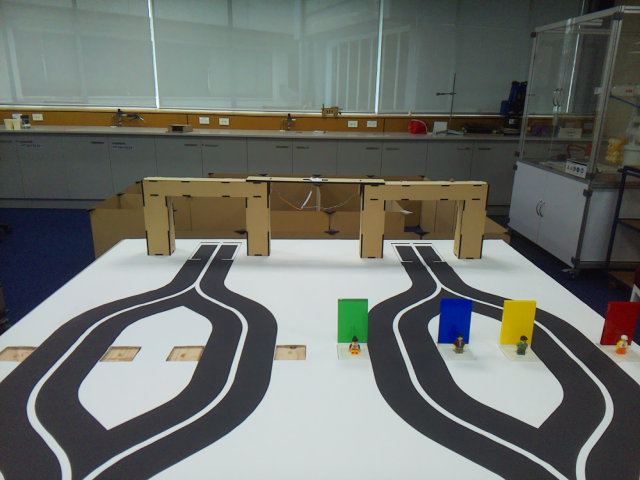
#> input picture LucaCittadini/MachineVisionPictures/picCamTow (5).png, 1280 x 960 px, found by its file name (shown at 1/2 size)
$ python -i MachineVisionMain.py   (imports and definitions only)
#> lines starting #> are read from the running program, lines starting #| are printed output that depends on the picture; after the words box and inside, x2 and y2 are one past the last pixel; in counts of white or black regions, pixels touching at a corner belong together
import cv2 as cv
import numpy as np


# TODO Need to make it capable of video stream

def MV() -> list[int]:
    image = cv.imread("c:/Users/LucaC/OneDrive/Documents/Visual Studio Code/University/Python/ENGMT280/picCamTow (5).png")
#> image is the input picture: shape (960, 1280, 3); mean B, G, R 106.5, 111.8, 108.5

    def rescaleFrame(frame, scale=0.50):
#> called with scale = 0.5
        width = int(frame.shape[1] * scale)
#> width = 640
        height = int(frame.shape[0] * scale)
#> height = 480

        dimensions = (width, height)
#> dimensions = (640, 480)

        return cv.resize(frame, dimensions, interpolation=cv.INTER_AREA)
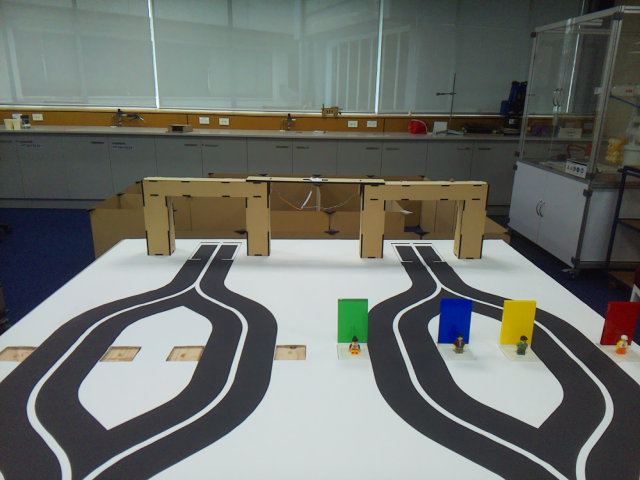
#> returned value: shape (480, 640, 3); mean of channels 0, 1, 2 106.6, 111.9, 108.6; drawn as B, G, R

    def nothing():
        pass

    rimage = rescaleFrame(image)
    # cv.imshow('Cam Tower 01', rimage)

    # S_mask = np.zeros((rimage.shape[0], rimage.shape[1], 3), dtype='uint8') # Very good
    S_mask = np.zeros((480, 640, 3), dtype='uint8')
    cv.namedWindow('Controls')
    cv.resizeWindow('Controls', 400, 500)

    cv.createTrackbar('H', 'Controls', 0, int(rimage.shape[0]), nothing)
    cv.createTrackbar('W', 'Controls', int(rimage.shape[1]), int(rimage.shape[1]), nothing)
    cv.createTrackbar('Find B', 'Controls', 0, 1, nothing)
    cv.createTrackbar('Find G', 'Controls', 0, 1, nothing)
    cv.createTrackbar('Find R', 'Controls', 0, 1, nothing)
    cv.createTrackbar('Find Y', 'Controls', 0, 1, nothing)


    cv.createTrackbar('Hue lower','Controls', 0, 180, nothing)
    cv.createTrackbar('Sat lower','Controls', 0, 255, nothing)
    cv.createTrackbar('Val lower','Controls', 0, 255, nothing)
    cv.createTrackbar('Hue higher','Controls', 180, 180, nothing)
    cv.createTrackbar('Sat higher','Controls', 255, 255, nothing)
    cv.createTrackbar('Val higher','Controls', 255, 255, nothing)

    while(True):
        # s = cv.getTrackbarPos('Switch','Controls')
        testH = cv.getTrackbarPos('H', 'Controls')
        testW = cv.getTrackbarPos('W', 'Controls')
        b = cv.getTrackbarPos('Find B','Controls')
        g = cv.getTrackbarPos('Find G','Controls')
        r = cv.getTrackbarPos('Find R','Controls')
        y = cv.getTrackbarPos('Find Y','Controls')

        if b == 1:
            cv.setTrackbarPos('Hue lower','Controls', 31)
            cv.setTrackbarPos('Sat lower','Controls', 219)
            cv.setTrackbarPos('Val lower','Controls', 87)
            cv.setTrackbarPos('Hue higher','Controls', 180)
            cv.setTrackbarPos('Sat higher','Controls', 255)
            cv.setTrackbarPos('Val higher','Controls', 255)
            cv.setTrackbarPos('Find B','Controls', 0)
        elif g == 1:
            cv.setTrackbarPos('Hue lower','Controls', 25)
            cv.setTrackbarPos('Sat lower','Controls', 146)
            cv.setTrackbarPos('Val lower','Controls', 86)
            cv.setTrackbarPos('Hue higher','Controls', 180)
            cv.setTrackbarPos('Sat higher','Controls', 216)
            cv.setTrackbarPos('Val higher','Controls', 212)
            cv.setTrackbarPos('Find G','Controls', 0)
        elif r == 1:
            cv.setTrackbarPos('Hue lower','Controls', 0)
            cv.setTrackbarPos('Sat lower','Controls', 207)
            cv.setTrackbarPos('Val lower','Controls', 50)
            cv.setTrackbarPos('Hue higher','Controls', 21)
            cv.setTrackbarPos('Sat higher','Controls', 255)
            cv.setTrackbarPos('Val higher','Controls', 255)
            cv.setTrackbarPos('Find R','Controls', 0)
        elif y == 1:
            cv.setTrackbarPos('Hue lower','Controls', 24)
            cv.setTrackbarPos('Sat lower','Controls', 65)
            cv.setTrackbarPos('Val lower','Controls', 145)
            cv.setTrackbarPos('Hue higher','Controls', 57)
            cv.setTrackbarPos('Sat higher','Controls', 255)
            cv.setTrackbarPos('Val higher','Controls', 230)
            cv.setTrackbarPos('Find Y','Controls', 0)
        else:
            hue_l = cv.getTrackbarPos('Hue lower','Controls')
            sat_l = cv.getTrackbarPos('Sat lower','Controls')
            val_l = cv.getTrackbarPos('Val lower','Controls')
            hue_h = cv.getTrackbarPos('Hue higher','Controls')
            sat_h = cv.getTrackbarPos('Sat higher','Controls')
            val_h = cv.getTrackbarPos('Val higher','Controls')

        cv.rectangle(S_mask, (int(rimage.shape[1]), int(rimage.shape[0])), (0,0), (255, 255, 255), -1)
#> S_mask: shape (480, 640, 3); every value is 255
        cv.rectangle(S_mask, (testW, testH), (0,0), (0, 0, 0), -1)
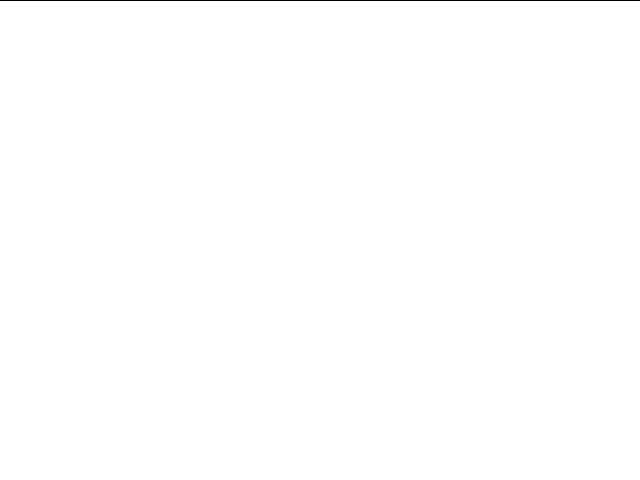
#> S_mask: shape (480, 640, 3); 99.8% white; black in thin lines or dots, all inside (x1, y1, x2, y2) = (0, 0, 640, 1)
        # cv.imshow('Sliding mask', S_mask)

        # Blurs the video for better edge detection
        blurred = cv.bilateralFilter(rimage, 5, 30, 50)
        # Coverts to HSV colour space
        hsv = cv.cvtColor(blurred, cv.COLOR_BGR2HSV)
#> hsv: shape (480, 640, 3); mean H, S, V 78, 45.1, 117.5
        cv.imshow('HSV', hsv)
        # Sets the HSV threshold values (controlled by sliders)
        hsvThreshold = cv.inRange(hsv, (hue_l, sat_l, val_l), (hue_h, sat_h, val_h))
#> hsvThreshold: shape (480, 640); every value is 255
        # Finds the contours
        contours, hierarchy = cv.findContours(hsvThreshold, cv.RETR_EXTERNAL, cv.CHAIN_APPROX_SIMPLE)
#> contours = [[[0, 0], [0, 479], [639, 479], [639, 0]]]
        # Draws the contours onto out bitmap mask
        cv.drawContours(hsvThreshold, contours, -1, (0, 255, 0), 1)
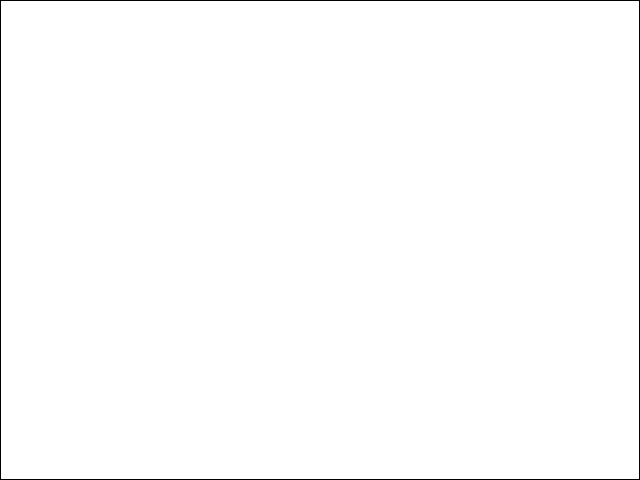
#> hsvThreshold: shape (480, 640); 99.3% white; black in thin lines or dots
        # Puts the mask over our camera feed
        maskedImage = cv.bitwise_and(rimage, rimage, mask=hsvThreshold)
        sMaskGrey = cv.cvtColor(S_mask, cv.COLOR_BGR2GRAY)
        empty, bitMap = cv.threshold(sMaskGrey, 100, 255, cv.THRESH_BINARY)
        FinalImage = cv.bitwise_and(maskedImage, maskedImage, mask=bitMap)

        numBoxes = 0
        boxes = []
        for c in contours:
            area = cv.contourArea(c)
            if (area > 500) & (area < 3000):
                numBoxes = numBoxes + 1
                x, y, w, h = cv.boundingRect(c)
                boxes.append(int(x + w/2))
                cv.rectangle(FinalImage, (x, y), (x + w, y + h), (0, 255, 0), 2)
                centroid_x = x + w/2
                centroid_y = y + h/2
                cv.putText(FinalImage, "x= " + str(centroid_x) + " y= " + str(centroid_y),
                        (x, y - 10), cv.FONT_HERSHEY_SIMPLEX, 0.25, (0, 255, 0), 1)
#> this loop made 1 pass
#> (c, area) on pass 1: ([[0, 0], [0, 479], [639, 479], [639, 0]], 306081)
#> after the loop, boxes = []; numBoxes = 0
        # print(numBoxes)
        # print(boxes)
        # print(type(boxes))
        direction1 = []
        direction2 = []

        if numBoxes == 2:
            if boxes[1] < boxes[0]:
                boxes.reverse()

        # print(boxes)
        if numBoxes > 1:
            if boxes[1] > int(rimage.shape[1])*7/8:
                direction1 = [False, False]
            elif boxes[1] > int(rimage.shape[1])*6/8:
                direction1 = [False, True]
            elif boxes[1] > int(rimage.shape[1])*5/8:
                direction1 = [True, False]
            elif boxes[1] > int(rimage.shape[1])*4/8:
                direction1 = [True, True]

        if numBoxes > 0:
            if boxes[0] < int(rimage.shape[1])*1/8:
                direction2 = [False, False]
            elif boxes[0] < int(rimage.shape[1])*2/8:
                direction2 = [False, True]
            elif boxes[0] < int(rimage.shape[1])*3/8:
                direction2 = [True, False]
            elif boxes[0] < int(rimage.shape[1])*4/8:
                direction2 = [True, True]


        direction = direction1 + direction2
        print(direction)

        # cv.imshow('Contoured Image', hsvThreshold)
        cv.imshow('Masked Image', maskedImage)
        cv.imshow('Final Image', FinalImage)

        if cv.waitKey(20) & 0xFF==ord('e'):
#> (key e is pressed here)
            break

    cv.waitKey(0)
    cv.destroyAllWindows()
    return direction

# [72 lines of commented-out code are left out]

>>> result = MV()
